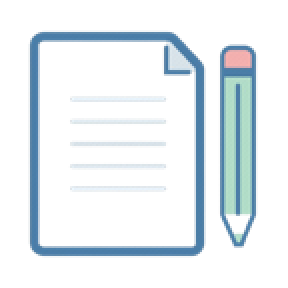
#> input picture img/nav-blog.png, 144 x 144 px (shown 2 times larger)
$ python make_glyph.py ../img/nav-blog.png out.png
#> lines starting #> are read from the running program, lines starting #| are printed output that depends on the picture; after the words box and inside, x2 and y2 are one past the last pixel; in counts of white or black regions, pixels touching at a corner belong together
#!/usr/bin/env python3
"""Make an Encapsulate network glyph: black ink on transparency, 600x600, longest solid side 288, centred.

    python make_glyph.py SRC OUT [--mode auto|alpha|inverse|badge] [--size 600] [--ink 288] [--allow-filled]

See GLYPH-SPEC.md for the process and the checks.
"""
import argparse
import io
import sys

import numpy as np
from PIL import Image

WORK = 2400  # working resolution (longest side) — every step happens here; one downsample at the end


def load(src):
    if src.lower().endswith(".svg"):
        import cairosvg
        probe = Image.open(io.BytesIO(cairosvg.svg2png(url=src))).convert("RGBA")
        kw = {"output_width": WORK} if probe.width >= probe.height else {"output_height": WORK}
        return Image.open(io.BytesIO(cairosvg.svg2png(url=src, **kw))).convert("RGBA")
    im = Image.open(src).convert("RGBA")
    if max(im.size) < 600:
        print(f"warning: raster source is {im.size} — under 600px; ask for a vector or a larger file", file=sys.stderr)
    return im


def luminance(rgb):
    return (0.2126 * rgb[..., 0] + 0.7152 * rgb[..., 1] + 0.0722 * rgb[..., 2]) / 255.0


def border(x):
    return np.concatenate([x[0], x[-1], x[:, 0], x[:, -1]])


def detect(a):
    alpha = a[..., 3]
    if (border(alpha) < 16).mean() > 0.9:
        return "alpha"
    lum = luminance(a[..., :3].astype(float))
    return "inverse" if border(lum).mean() > 0.75 else "badge"


def stretch(x, lo, hi):
    if hi - lo < 1e-6:
        return np.zeros_like(x)
    return np.clip((x - lo) / (hi - lo), 0.0, 1.0)


def flatten(a, mode):
    rgb = a[..., :3].astype(float)
    al = a[..., 3].astype(float) / 255.0
    lum = luminance(rgb)
    opaque = al > 0.5
    if mode == "alpha":
        return al
    if mode == "inverse":
        # dark mark on light ground: ink = how much darker than the ground, stretched to the darkest ink
        ground = np.median(border(lum))
        darkest = np.percentile(lum[opaque], 2) if opaque.any() else 0.0
        return stretch(ground - lum, 0.0, max(ground - darkest, 1e-3)) * al
    if mode == "badge":
        # light mark on a coloured disc: the disc is the most common opaque colour; keep only what is lighter
        disc = np.median(lum[opaque]) if opaque.any() else 0.0
        lightest = np.percentile(lum[opaque], 98) if opaque.any() else 1.0
        return stretch(lum - disc, 0.08 * (lightest - disc), lightest - disc) * al
    raise ValueError(mode)


def normalise(alpha, size, ink, pad=2):
    solid = alpha >= 0.5  # trim against solid ink only (the Avail rule)
    if not solid.any():
        raise SystemExit("no solid ink found — wrong mode?")
    ys, xs = np.nonzero(solid)
    y0, y1, x0, x1 = ys.min(), ys.max() + 1, xs.min(), xs.max() + 1
    h, w = y1 - y0, x1 - x0
    # keep a small anti-aliasing fringe round the solid box; drop everything else (stray specks)
    Y0, Y1 = max(0, y0 - pad), min(alpha.shape[0], y1 + pad)
    X0, X1 = max(0, x0 - pad), min(alpha.shape[1], x1 + pad)
    crop = alpha[Y0:Y1, X0:X1]
    s = ink / max(h, w)
    im = Image.fromarray(np.round(crop * 255).astype(np.uint8), "L")
    im = im.resize((max(1, round(crop.shape[1] * s)), max(1, round(crop.shape[0] * s))), Image.LANCZOS)  # the one resample
    # centre the SOLID box, not the fringe
    ox = round((size - w * s) / 2 - (x0 - X0) * s)
    oy = round((size - h * s) / 2 - (y0 - Y0) * s)
    mask = Image.new("L", (size, size), 0)
    mask.paste(im, (ox, oy))
    out = Image.new("RGBA", (size, size), (0, 0, 0, 0))
    out.putalpha(mask)  # RGB stays pure black; only alpha carries the shape
    return out, (w, h)


def main():
    p = argparse.ArgumentParser()
    p.add_argument("src")
    p.add_argument("out")
    p.add_argument("--mode", default="auto", choices=["auto", "alpha", "inverse", "badge"])
    p.add_argument("--size", type=int, default=600)
    p.add_argument("--ink", type=int, default=288)
    p.add_argument("--allow-filled", action="store_true")
    a = p.parse_args()

    src = np.array(load(a.src))
#> in load, im is the input picture: PIL image 144x144 RGBA; mean R, G, B, A 32.6, 40.8, 45.7, 48.5
    mode = detect(src) if a.mode == "auto" else a.mode
#> in detect, `alpha = a[..., 3]`:
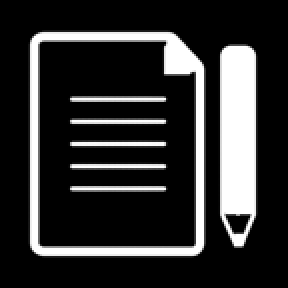
#> alpha: shape (144, 144) (shown 2 times larger); min 0, max 255, mean 48.5
#> mode = 'alpha'
    out, box = normalise(flatten(src, mode), a.size, a.ink)
#> in luminance, `return (0.2126 * rgb[..., 0] + 0.7152 * rgb[..., 1] + 0.0722 * rgb[.....`:
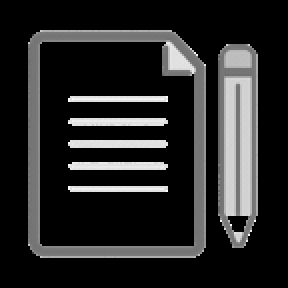
#> returned value: shape (144, 144) float64 (shown 2 times larger); min 0, max 1, mean 0.155
#> in flatten, `opaque = al > 0.5`:
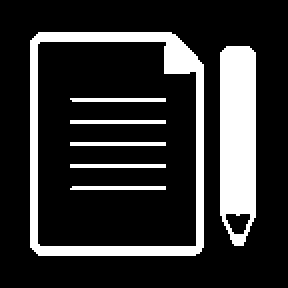
#> opaque: shape (144, 144) bool (shown 2 times larger); 18.6% white; 7 white regions, largest, box (x1, y1, x2, y2) and area: (15, 16, 102, 128) 1787, (110, 23, 128, 123) 1595, (35, 60, 83, 62) 96
#> in normalise, `ys, xs = np.nonzero(solid)`: ys = 3860 values from 16 to 127; xs = 3860 values, max 127 at index 516, min 15 at index 283, mean 84
#> in normalise, `y0, y1, x0, x1 = ys.min(), ys.max() + 1, xs.min(), xs.max() + 1`: y0 = 16; y1 = 128; x0 = 15; x1 = 128
#> in normalise, `h, w = y1 - y0, x1 - x0`: h = 112; w = 113
#> in normalise, `Y0, Y1 = max(0, y0 - pad), min(alpha.shape[0], y1 + pad)`: Y0 = 14; Y1 = 130
#> in normalise, `X0, X1 = max(0, x0 - pad), min(alpha.shape[1], x1 + pad)`: X0 = 13; X1 = 130
#> in normalise, `crop = alpha[Y0:Y1, X0:X1]`:
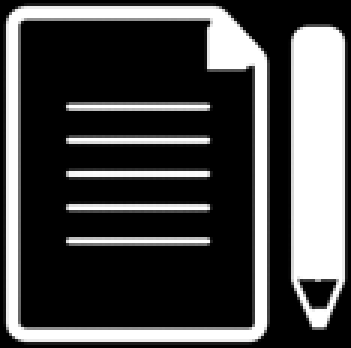
#> crop: shape (116, 117) float64 (shown 3 times larger); min 0, max 1, mean 0.29
#> in normalise, `s = ink / max(h, w)`: s = 2.55
#> in normalise, `im = im.resize((max(1, round(crop.shape[1] * s)), max(1, round(crop.sh..`:
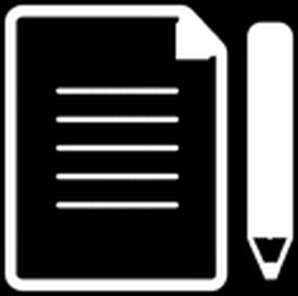
#> im: PIL image 298x296 L; min 0, max 255, mean 74
#> in normalise, `ox = round((size - w * s) / 2 - (x0 - X0) * s)`: ox = 151
#> in normalise, `oy = round((size - h * s) / 2 - (y0 - Y0) * s)`: oy = 152
#> in normalise, `mask = Image.new("L", (size, size), 0)`: mask: PIL image 600x600 L; every value is 0
#> in normalise, `mask.paste(im, (ox, oy))`:
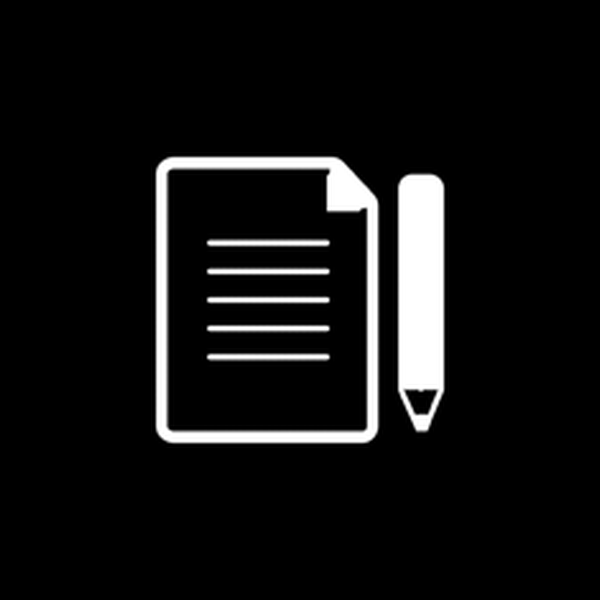
#> mask: PIL image 600x600 L; min 0, max 255, mean 18.1
#> in normalise, `out = Image.new("RGBA", (size, size), (0, 0, 0, 0))`: out: PIL image 600x600 RGBA; every value is 0
#> in normalise, `out.putalpha(mask)`:
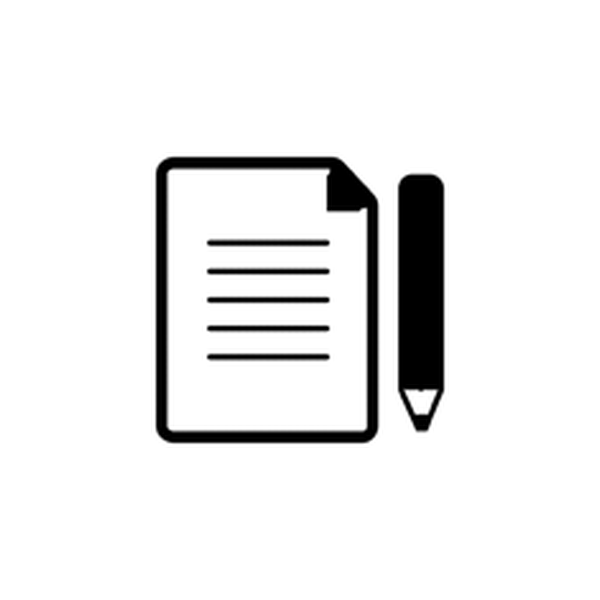
#> out: PIL image 600x600 RGBA; mean R, G, B, A 0, 0, 0, 18.1; transparent parts drawn white
#> box = (113, 112)
    share = (np.array(out)[..., 3] > 128).mean()
#> share = 0.071
    if a.mode == "auto" and mode == "alpha" and share > 0.15:
        # a badge on transparency looks like the alpha case until it comes out as a disc (the Pell rule)
        mode = "badge"
        out, box = normalise(flatten(src, mode), a.size, a.ink)
        share = (np.array(out)[..., 3] > 128).mean()

    arr = np.array(out)[..., 3]
    edge = max(arr[0].max(), arr[-1].max(), arr[:, 0].max(), arr[:, -1].max())
#> edge = 0
    out.save(a.out, optimize=True)
    print(f"{a.out}: mode={mode} solid box={box[0]}x{box[1]}px at working size, opaque share={share:.1%}")
#| out.png: mode=alpha solid box=113x112px at working size, opaque share=7.1%
    if edge > 0:
        print("warning: ink touches the frame edge", file=sys.stderr)
    if not (0.05 <= share <= 0.13) and not a.allow_filled:
        print("check failed: opaque share outside 5–13% — wrong mode, or a filled mark (use --allow-filled if intended)", file=sys.stderr)
        sys.exit(2)


if __name__ == "__main__":
    main()

$ run again, on img/nav-governance.png
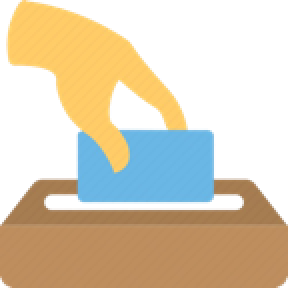
#> input picture img/nav-governance.png, 144 x 144 px (shown 2 times larger)
#> in load, im is the input picture: PIL image 144x144 RGBA; mean R, G, B, A 109.2, 96, 71.8, 141.2
#> mode = 'badge'
#> in flatten, `opaque = al > 0.5`:
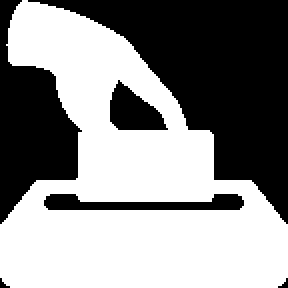
#> opaque: shape (144, 144) bool (shown 2 times larger); 55.2% white; 6 black regions (2 under 20 px), largest, box (x1, y1, x2, y2) and area: (14, 0, 144, 112) 5970, (0, 0, 41, 112) 2334, (22, 97, 122, 105) 514, (55, 40, 84, 65) 440
#> disc = 0.584
#> lightest = 0.827
#> solid: shape (144, 144) bool; 15.5% white; 1 white region, box (x1, y1, x2, y2) and area: (3, 0, 94, 87) 3207
#> ys = 3207 values from 0 to 86; xs = 3207 values, max 93 at index 2906, min 3 at index 873, mean 43.61
#> y0 = 0; y1 = 87; x0 = 3; x1 = 94
#> h = 87; w = 91
#> Y0 = 0; Y1 = 89
#> X0 = 1; X1 = 96
#> s = 3.16
#> ox = 150
#> oy = 162
#> in normalise, `out.putalpha(mask)`:
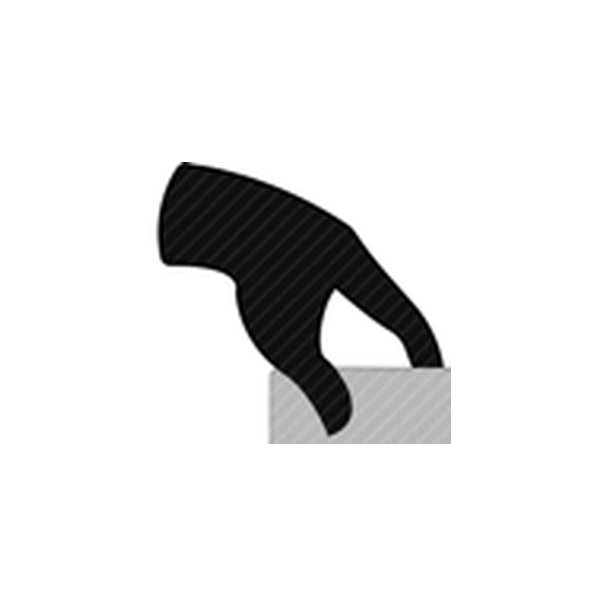
#> out: PIL image 600x600 RGBA; mean R, G, B, A 0, 0, 0, 23.3; transparent parts drawn white
#> box = (91, 87)
#> share = 0.0891
#> edge = 0
#| out.png: mode=badge solid box=91x87px at working size, opaque share=8.9%

$ run again, on img/nav-networks.png
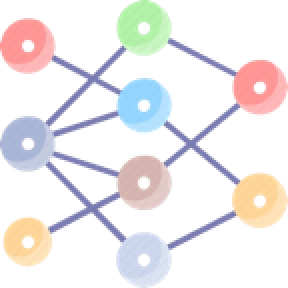
#> input picture img/nav-networks.png, 144 x 144 px (shown 2 times larger)
#> in load, im is the input picture: PIL image 144x144 RGBA; mean R, G, B, A 71.1, 67.2, 68.2, 76
#> mode = 'alpha'
#> opaque: shape (144, 144) bool; 30% white; 1 white region, box (x1, y1, x2, y2) and area: (0, 0, 144, 144) 6228
#> ys = 6228 values from 0 to 143; xs = 6228 values, max 143 at index 1681, min 0 at index 636, mean 65.9
#> y0 = 0; y1 = 144; x0 = 0; x1 = 144
#> Y0 = 0; Y1 = 144
#> X0 = 0; X1 = 144
#> s = 2
#> im: PIL image 288x288 L
#> ox = 156
#> in normalise, `out.putalpha(mask)`:
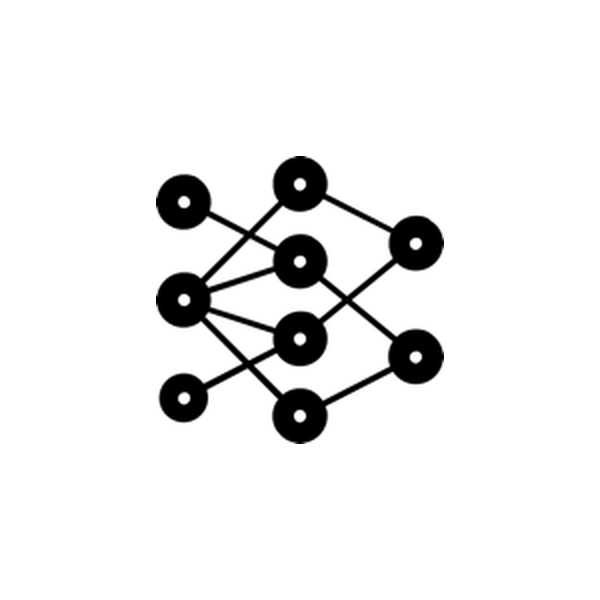
#> out: PIL image 600x600 RGBA; mean R, G, B, A 0, 0, 0, 17.5; transparent parts drawn white
#> box = (144, 144)
#> share = 0.0688
#> edge = 0
#| out.png: mode=alpha solid box=144x144px at working size, opaque share=6.9%
